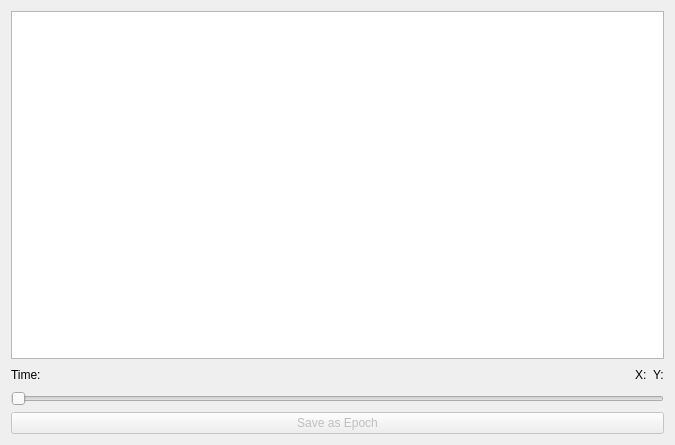
<?xml version="1.0" encoding="UTF-8"?>
<ui version="4.0">
 <class>Form</class>
 <widget class="QWidget" name="Form">
  <property name="geometry">
   <rect>
    <x>0</x>
    <y>0</y>
    <width>675</width>
    <height>445</height>
   </rect>
  </property>
  <property name="windowTitle">
   <string>Form</string>
  </property>
  <layout class="QGridLayout" name="gridLayout_2">
   <item row="2" column="1">
    <spacer name="horizontalSpacer">
     <property name="orientation">
      <enum>Qt::Horizontal</enum>
     </property>
     <property name="sizeHint" stdset="0">
      <size>
       <width>40</width>
       <height>20</height>
      </size>
     </property>
    </spacer>
   </item>
   <item row="0" column="0" colspan="4">
    <widget class="MultiPlotWidget" name="multiplot_widget"/>
   </item>
   <item row="2" column="2">
    <widget class="QLabel" name="label_x">
     <property name="text">
      <string>X:</string>
     </property>
    </widget>
   </item>
   <item row="2" column="0">
    <widget class="QLabel" name="cursor_label">
     <property name="text">
      <string>Time: </string>
     </property>
    </widget>
   </item>
   <item row="2" column="3">
    <widget class="QLabel" name="label_y">
     <property name="text">
      <string>Y:</string>
     </property>
    </widget>
   </item>
   <item row="4" column="0" colspan="4">
    <widget class="QSlider" name="horizontal_slider">
     <property name="orientation">
      <enum>Qt::Horizontal</enum>
     </property>
    </widget>
   </item>
   <item row="5" column="0" colspan="4">
    <widget class="QPushButton" name="epoch_creation_button">
     <property name="enabled">
      <bool>false</bool>
     </property>
     <property name="text">
      <string>Save as Epoch</string>
     </property>
    </widget>
   </item>
  </layout>
 </widget>
 <customwidgets>
  <customwidget>
   <class>MultiPlotWidget</class>
   <extends>QGraphicsView</extends>
   <header location="global">pyqtgraph</header>
  </customwidget>
 </customwidgets>
 <resources/>
 <connections/>
</ui>
